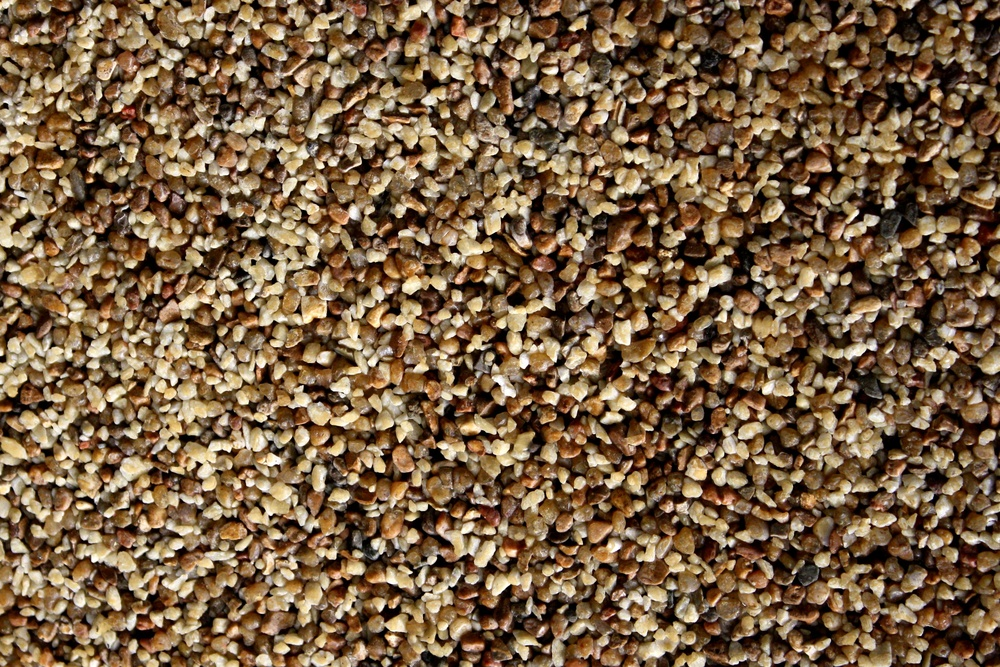
#> input picture image/grain1.jpg, 1000 x 667 px, shrunk from 3000 x 2000 before the run
$ python main.py
#> lines starting #> are read from the running program, lines starting #| are printed output that depends on the picture; after the words box and inside, x2 and y2 are one past the last pixel; in counts of white or black regions, pixels touching at a corner belong together
import cv2
import numpy as np
from matplotlib import pyplot as plt
from scipy import ndimage
from skimage import color, measure
import csv
import os

# --- Create output directory ---
output_dir = "output"
os.makedirs(output_dir, exist_ok=True)

# --- Read the image in color (24-bit: 3 channels, 8 bits each) ---
img = cv2.imread("image/grain1.jpg", cv2.IMREAD_COLOR)   # (h, w, 3), dtype=uint8
#> img is the input picture: shape (667, 1000, 3); mean B, G, R 67.9, 95.7, 121.4

# Pixel-to-micrometer conversion (example: 1 px = 0.5 µm)
pixels_to_um = 0.5

# --- Convert to grayscale for thresholding ---
gray = cv2.cvtColor(img, cv2.COLOR_BGR2GRAY)
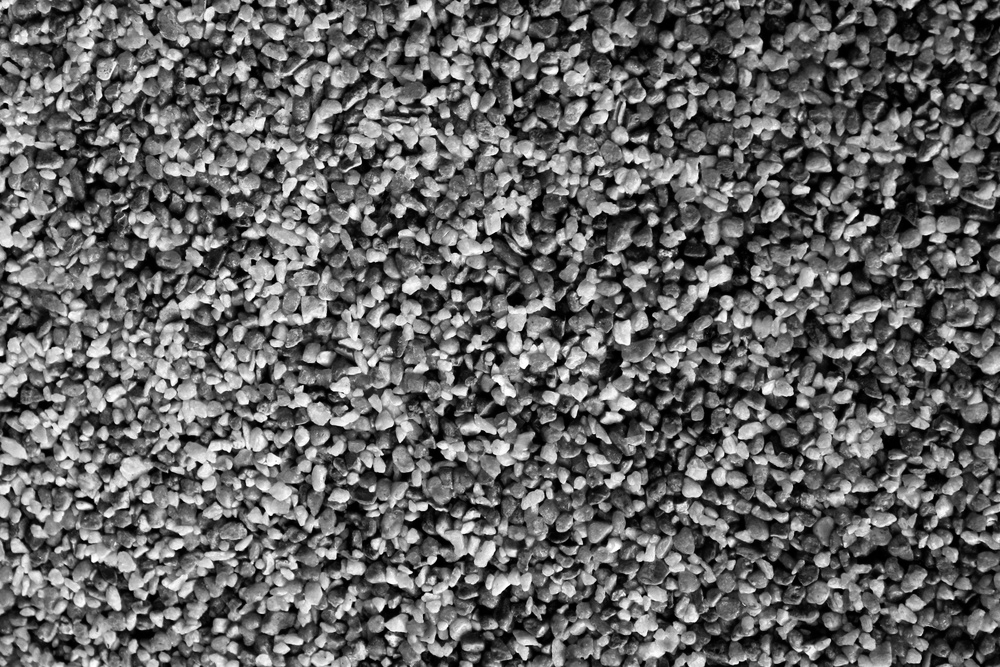
#> gray: shape (667, 1000); min 0, max 255, mean 100.2

# --- Otsu's thresholding ---
ret, thresh = cv2.threshold(gray, 0, 255, cv2.THRESH_BINARY + cv2.THRESH_OTSU)
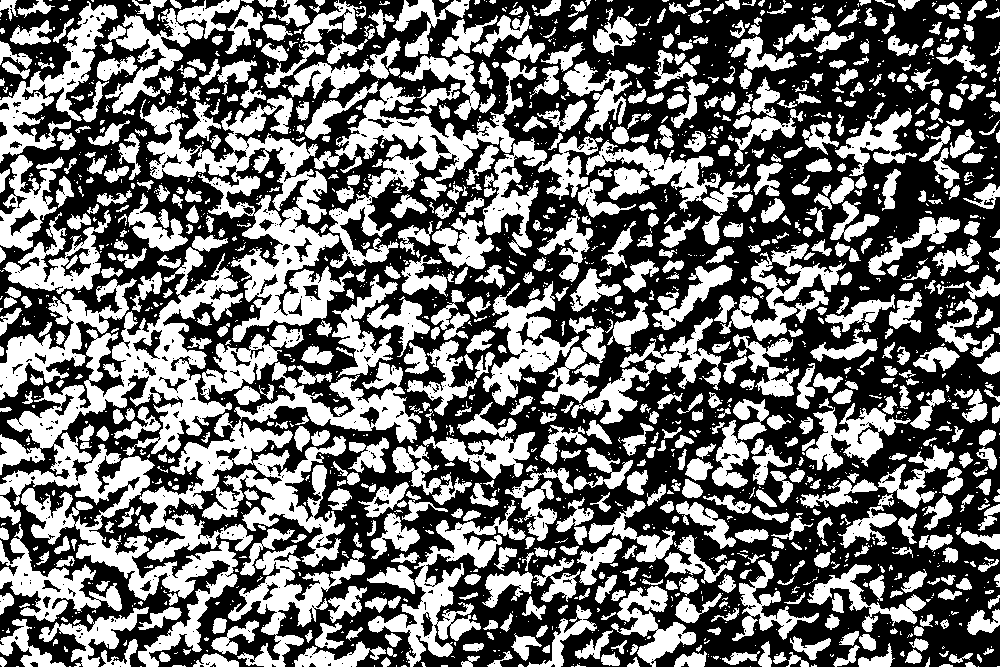
#> thresh: shape (667, 1000); 44.4% white; 1881 white regions (1112 under 20 px), largest, box (x1, y1, x2, y2) and area: (0, 247, 243, 667) 25236, (138, 362, 421, 567) 16818, (147, 95, 354, 342) 14620
#> ret = 106

# --- Morphological cleanup ---
kernel = np.ones((3, 3), np.uint8)
eroded = cv2.erode(thresh, kernel, iterations=1)
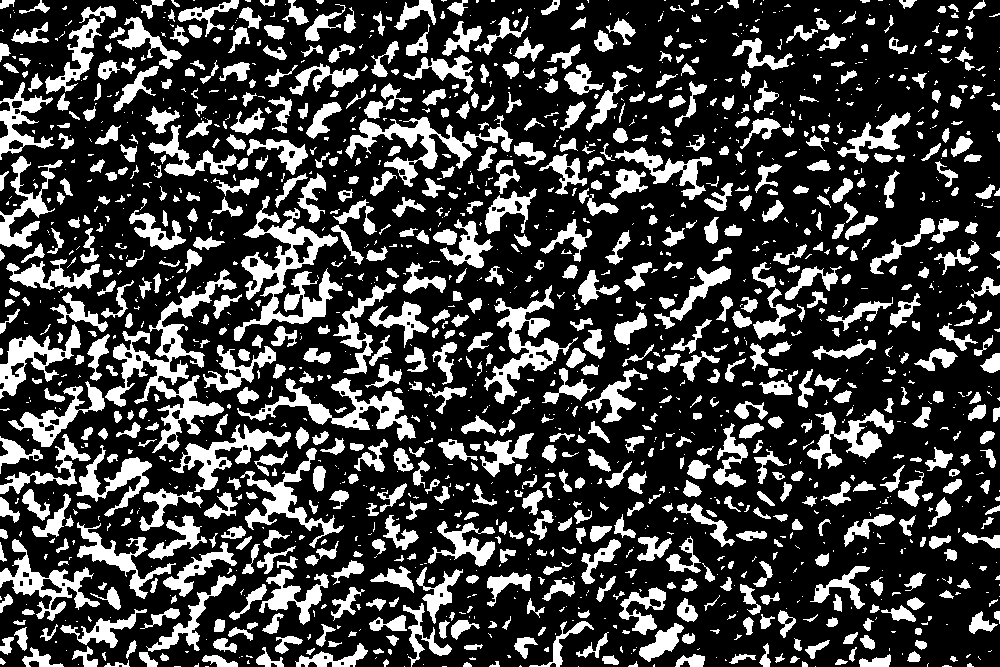
#> eroded: shape (667, 1000); 26.2% white; 1629 white regions (822 under 20 px), largest, box (x1, y1, x2, y2) and area: (105, 269, 237, 453) 5278, (234, 196, 343, 341) 4814, (345, 115, 513, 187) 3076
dilated = cv2.dilate(eroded, kernel, iterations=1)
#> dilated: shape (667, 1000); 40.9% white; 1197 white regions (277 under 20 px), largest, box (x1, y1, x2, y2) and area: (7, 268, 243, 454) 11150, (233, 172, 344, 342) 8000, (344, 82, 514, 199) 6290

# --- Create boolean mask (True = grain) ---
mask = dilated == 255
#> mask: shape (667, 1000) bool; 40.9% white; 1197 white regions (277 under 20 px)

# --- Label connected regions (grains) ---
s = [[1,1,1],[1,1,1],[1,1,1]]
labeled_mask, num_labels = ndimage.label(mask, structure=s)
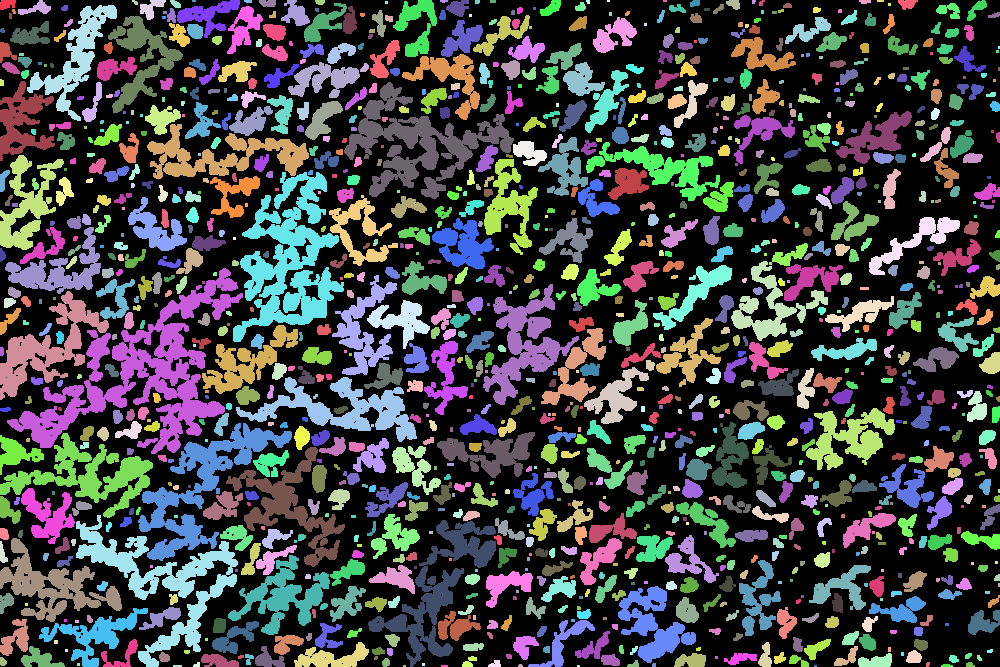
#> labeled_mask: shape (667, 1000) int32; 1198 distinct labels, from 0 to 1197; one colour per label, 0 black
#> num_labels = 1197

# --- Colored visualization of grains ---
img2 = color.label2rgb(labeled_mask, bg_label=0)
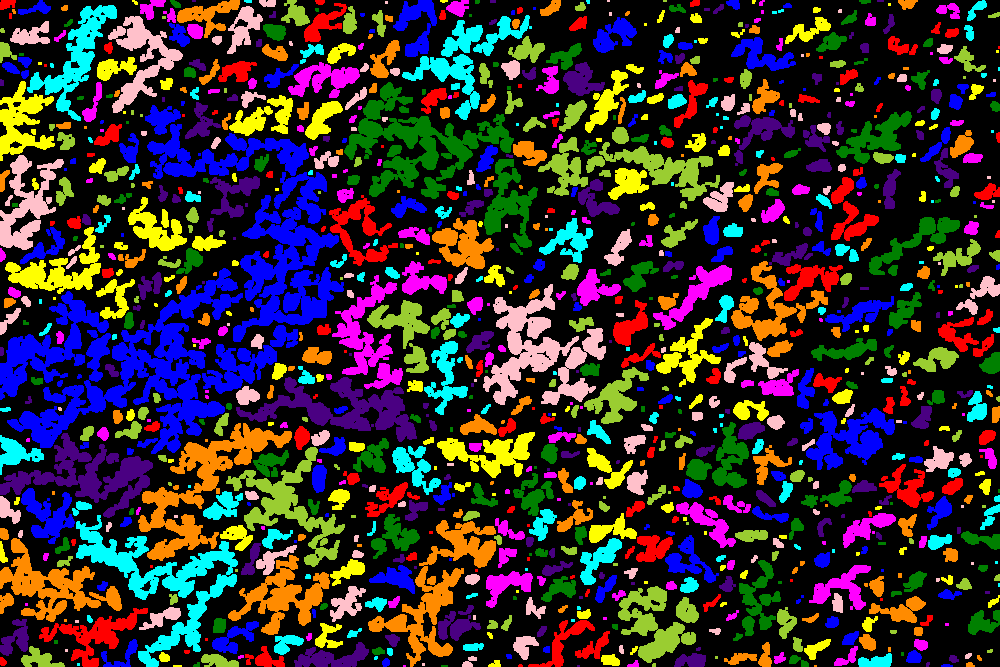
#> img2: shape (667, 1000, 3) float64; mean R, G, B 0.214, 0.181, 0.195

# --- Measure properties of each grain ---
clusters = measure.regionprops(labeled_mask, gray)
#> clusters = 1197 regions; largest, box (x1, y1, x2, y2) and area: (7, 268, 243, 454) 11150, (233, 172, 344, 342) 8000, (344, 82, 514, 199) 6290, (76, 515, 238, 667) 5808, (138, 423, 292, 561) 5410

# --- Open CSV file to save results ---
csv_path = os.path.join(output_dir, 'grain_measurements.csv')
with open(csv_path, 'w', newline='') as output_file:
    writer = csv.writer(output_file)

    # Write header
    writer.writerow([
        'Label', 'Area (um^2)', 'EquivalentDiameter (um)',
        'MajorAxisLength (um)', 'MinorAxisLength (um)',
        'Perimeter (um)', 'Orientation (deg)',
        'AspectRatio', 'Circularity', 'Solidity'
    ])

    grain_sizes = []  # for histogram

    # Loop through grains
    for cluster_props in clusters:
        label = cluster_props.label

        # Extract raw measurements
        area = cluster_props.area * (pixels_to_um ** 2)  # µm²
        eq_diam = cluster_props.equivalent_diameter * pixels_to_um
        major = cluster_props.major_axis_length * pixels_to_um
        minor = cluster_props.minor_axis_length * pixels_to_um
        perimeter = cluster_props.perimeter * pixels_to_um
        orientation = cluster_props.orientation * 57.2958  # rad → deg
        convex_area = cluster_props.convex_area * (pixels_to_um ** 2)

        # Derived features
        aspect_ratio = major / minor if minor > 0 else 0
        circularity = (4 * np.pi * area) / (perimeter ** 2) if perimeter > 0 else 0
        solidity = area / convex_area if convex_area > 0 else 0

        # Save to CSV
        writer.writerow([
            label, area, eq_diam, major, minor,
            perimeter, orientation, aspect_ratio,
            circularity, solidity
        ])

        # Collect sizes for histogram
        grain_sizes.append(eq_diam)
#> this loop made 1197 passes
#> (area, eq_diam, major, minor, perimeter, orientation, convex_area, aspect_ratio) on passes 1, 2, 4: (31.5, 6.33, 9.09, 4.9, 25.24, -77.46, 35.5, 1.86), (57, 8.52, 18.4, 5.71, 43.68, -79.65, 85.75, 3.22), (64.75, 9.08, 14.24, 8.19, 46.02, -57.1, 89.75, 1.74)
#> after the loop, grain_sizes = 1197 values, max 59.57 at index 531, min 1.38 at index 18, mean 6.13

# --- Show and save visualization ---
plt.figure(figsize=(8, 4))
plt.subplot(1, 2, 1)
plt.title("Original Image")
plt.imshow(cv2.cvtColor(img, cv2.COLOR_BGR2RGB))
plt.axis("off")

plt.subplot(1, 2, 2)
plt.title("Labeled Grains")
plt.imshow(img2)
plt.axis("off")
plt.tight_layout()
plt.savefig(os.path.join(output_dir, "grain_labels.png"), dpi=300)  # ✅ save labeled image
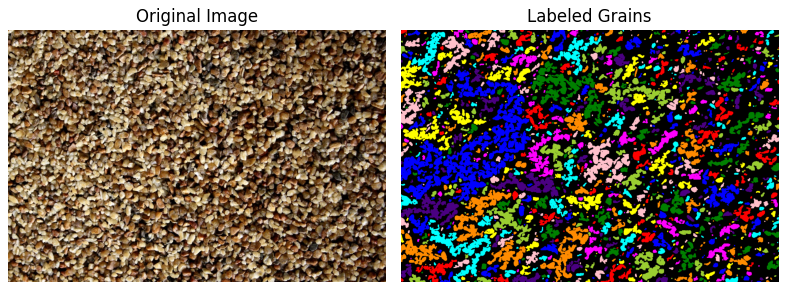
#> figure drawn by matplotlib, 2 panels
plt.show()

# --- Plot grain size distribution ---
plt.figure(figsize=(6, 4))
plt.hist(grain_sizes, bins=15, color='steelblue', edgecolor='black')
plt.title("Grain Size Distribution")
plt.xlabel("Equivalent Diameter (µm)")
plt.ylabel("Frequency")
plt.grid(alpha=0.3)
plt.savefig(os.path.join(output_dir, "grain_size_distribution.png"), dpi=300)  # ✅ save histogram
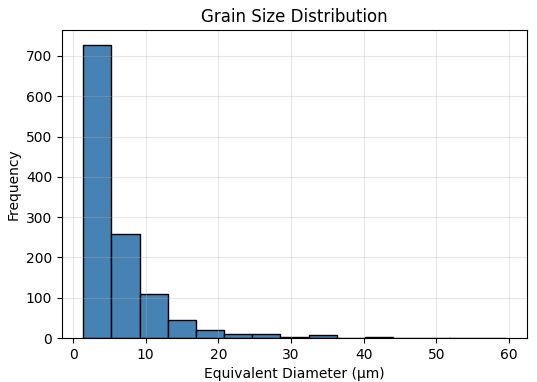
#> figure drawn by matplotlib, 1 panel; tallest bar 728 high, from x = 1.38 to 5.26
plt.show()

print(f"✅ Results saved in folder: {output_dir}")
